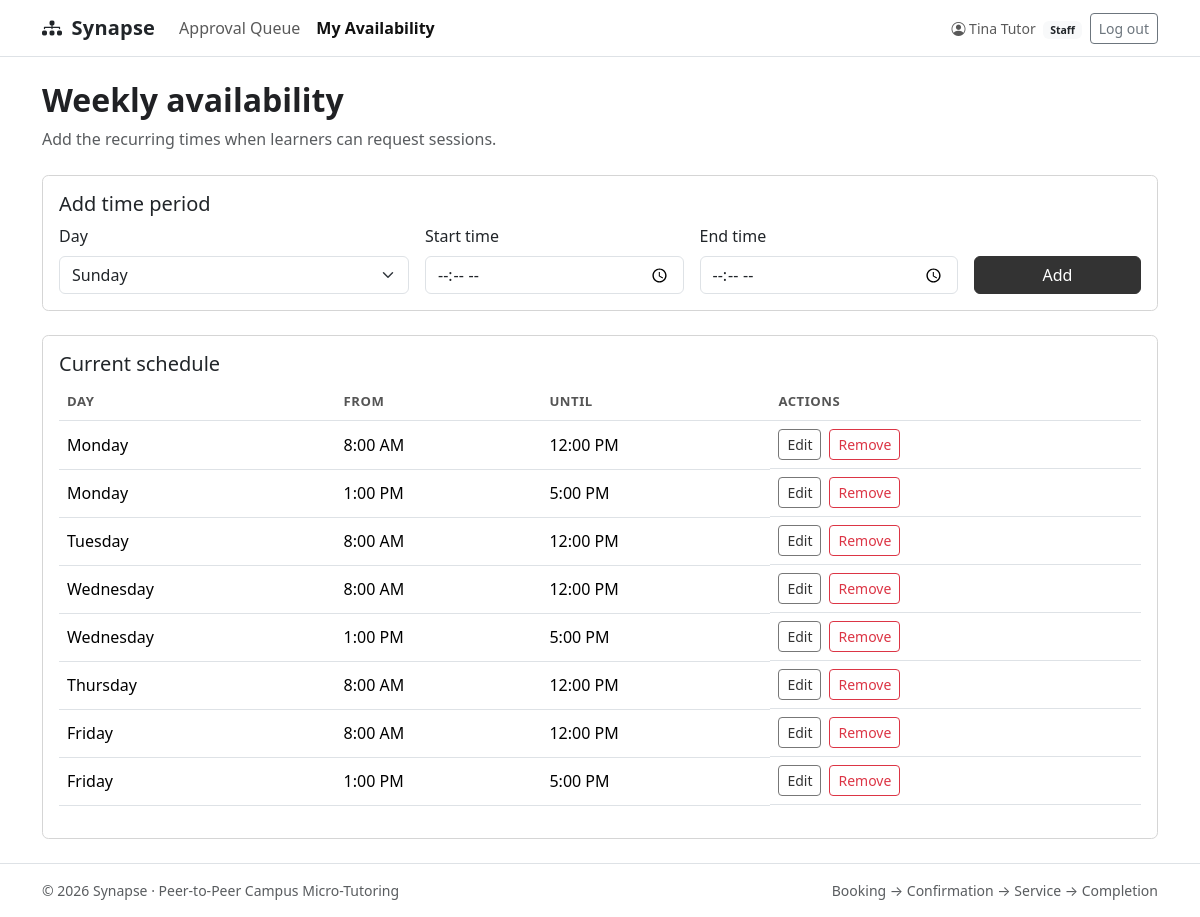
Screenshot of /staff/schedule.php (signed in) with the database file from the repository.
### tables this page shows
CREATE TABLE IF NOT EXISTS users (
    id INT AUTO_INCREMENT PRIMARY KEY,
    full_name VARCHAR(100) NOT NULL,
    email VARCHAR(150) NOT NULL UNIQUE,
    password_hash VARCHAR(255) NOT NULL,
    role ENUM('admin', 'staff', 'user') NOT NULL DEFAULT 'user',
    is_verified TINYINT(1) NOT NULL DEFAULT 1,
    verification_token CHAR(32) NULL,
    token_expires_at DATETIME NULL,
    created_at TIMESTAMP NOT NULL DEFAULT CURRENT_TIMESTAMP
);

CREATE TABLE IF NOT EXISTS tutor_schedules (
    id INT AUTO_INCREMENT PRIMARY KEY,
    tutor_id INT NOT NULL,
    day_of_week TINYINT NOT NULL,
    start_time TIME NOT NULL,
    end_time TIME NOT NULL,
    is_available TINYINT NOT NULL DEFAULT 1,
    CONSTRAINT fk_schedule_tutor FOREIGN KEY (tutor_id) REFERENCES users(id) ON DELETE CASCADE,
    CONSTRAINT chk_schedule_day CHECK (day_of_week BETWEEN 0 AND 6),
    CONSTRAINT chk_schedule_time CHECK (end_time > start_time),
    UNIQUE KEY uq_schedule (tutor_id, day_of_week, start_time, end_time)
);

### config/env.php (called while the page is built, shortened)
<?php
function project_env(string $key, string $default = ''): string
{
    $value = $_ENV[$key] ?? getenv($key);
    return ($value === false || $value === null || $value === '') ? $default : (string) $value;
}

### includes/functions.php (called while the page is built, shortened)
<?php
require_once __DIR__ . '/../config/env.php';
require_once __DIR__ . '/../config/database.php';
function db(): mysqli
{
    global $conn;
    return $conn;
}
function e(mixed $value): string
{
    return htmlspecialchars((string) $value, ENT_QUOTES | ENT_SUBSTITUTE, 'UTF-8');
}
function url(string $path = ''): string
{
    return rtrim(project_env('APP_URL', 'http://localhost/Synapse'), '/') . '/' . ltrim($path, '/');
}
function current_user(): ?array
{
    return $_SESSION['user'] ?? null;
}
function dashboard_for(string $role): string
{
    if ($role === 'staff') return 'staff/dashboard.php';
    return 'user/dashboard.php';
}
function require_role(string|array $roles): array
{
    $user = current_user();
    $stmt = db()->prepare('SELECT full_name, email, role, is_verified FROM users WHERE id = ?');
    $stmt->bind_param('i', $user['id']);
    $stmt->execute();
    $account = $stmt->get_result()->fetch_assoc();
    $user = $_SESSION['user'];
    return $user;
}
function day_name(int $day): string
{
    return ['Sunday', 'Monday', 'Tuesday', 'Wednesday', 'Thursday', 'Friday', 'Saturday'][$day] ?? 'Unknown';
}
function format_time(string $time): string
{
    return date('g:i A', strtotime($time));
}

### staff/schedule.php (the view, shortened to what this page needs)
<?php
require_once __DIR__ . '/../includes/functions.php';
$tutor = require_role('staff');
$editing = null;
$stmt = db()->prepare('SELECT id, day_of_week, start_time, end_time FROM tutor_schedules WHERE tutor_id = ? AND is_available = 1 ORDER BY day_of_week, start_time');
$stmt->bind_param('i', $tutor['id']);
$stmt->execute();
$slots = $stmt->get_result();
require __DIR__ . '/../includes/header.php';
?>
<div class="mb-4"><h1 class="page-heading h2">Weekly availability</h1><p class="text-muted mb-0">Add the recurring times when learners can request sessions.</p></div>
<div class="card mb-4"><div class="card-body"><h2 class="h5"><?= $editing ? 'Edit time period' : 'Add time period' ?></h2><form method="post" class="row g-3 align-items-end"><?= csrf_field() ?><input type="hidden" name="action" value="save"><input type="hidden" name="id" value="<?= (int) ($editing['id'] ?? 0) ?>"><div class="col-md-4"><label class="form-label">Day</label><select class="form-select" name="day_of_week"><?php for ($day = 0; $day <= 6; $day++): ?><option value="<?= $day ?>" <?= $editing && (int) $editing['day_of_week'] === $day ? 'selected' : '' ?>><?= e(day_name($day)) ?></option><?php endfor; ?></select></div><div class="col-md-3"><label class="form-label">Start time</label><input class="form-control" type="time" name="start_time" value="<?= e(isset($editing['start_time']) ? substr($editing['start_time'], 0, 5) : '') ?>" required></div><div class="col-md-3"><label class="form-label">End time</label><input class="form-control" type="time" name="end_time" value="<?= e(isset($editing['end_time']) ? substr($editing['end_time'], 0, 5) : '') ?>" required></div><div class="col-md-2"><button class="btn btn-primary w-100" type="submit"><?= $editing ? 'Save changes' : 'Add' ?></button><?php if ($editing): ?><a class="btn btn-link w-100" href="<?= e(url('staff/schedule.php')) ?>">Cancel</a><?php endif; ?></div></form></div></div>
<div class="card"><div class="card-body"><h2 class="h5">Current schedule</h2><?php if ($slots->num_rows === 0): ?><p class="text-muted mb-0">No availability posted.</p><?php else: ?><div class="table-responsive"><table class="table align-middle"><thead><tr><th>Day</th><th>From</th><th>Until</th><th>Actions</th></tr></thead><tbody><?php while ($slot = $slots->fetch_assoc()): ?><tr><td><?= e(day_name((int) $slot['day_of_week'])) ?></td><td><?= e(format_time($slot['start_time'])) ?></td><td><?= e(format_time($slot['end_time'])) ?></td><td class="d-flex gap-2"><a class="btn btn-sm btn-outline-primary" href="<?= e(url('staff/schedule.php?edit=' . (int) $slot['id'])) ?>">Edit</a><form method="post" data-confirm="Remove this weekly availability?"><?= csrf_field() ?><input type="hidden" name="action" value="delete"><input type="hidden" name="id" value="<?= (int) $slot['id'] ?>"><button class="btn btn-sm btn-outline-danger" type="submit">Remove</button></form></td></tr><?php endwhile; ?></tbody></table></div><?php endif; ?></div></div>
<?php require __DIR__ . '/../includes/footer.php'; ?>

### includes/header.php (shortened to what this page needs)
<?php
$loggedInUser = current_user();
$currentPath = $_SERVER['SCRIPT_NAME'] ?? '';
$nav = [];
if ($loggedInUser) {
    if ($loggedInUser['role'] === 'admin') {
        $nav = ['admin/dashboard.php' => 'Dashboard', 'admin/users.php' => 'Users', 'admin/tutor_applications.php' => 'Tutor Applications', 'admin/courses.php' => 'Courses', 'admin/appointments.php' => 'Appointments', 'admin/activity_logs.php' => 'Activity Logs', 'admin/reports.php' => 'Reports'];
    } elseif ($loggedInUser['role'] === 'staff') {
        $nav = ['staff/dashboard.php' => 'Approval Queue', 'staff/schedule.php' => 'My Availability'];
    } else {
        $nav = ['user/dashboard.php' => 'My Sessions', 'user/tutors.php' => 'Find a Tutor', 'user/book_appointment.php' => 'Book Session', 'user/tutor_application.php' => 'Apply as Tutor'];
    }
}
?>
<!doctype html>
<html lang="en">
<head>
    <link href="https://cdn.jsdelivr.net/npm/bootstrap@5.3.3/dist/css/bootstrap.min.css" rel="stylesheet">
    <link href="https://cdn.jsdelivr.net/npm/bootstrap-icons@1.11.3/font/bootstrap-icons.min.css" rel="stylesheet">
    <link href="<?= e(url('assets/css/style.css')) ?>" rel="stylesheet">
</head>
<body class="d-flex flex-column min-vh-100">
<nav class="navbar navbar-expand-lg navbar-light bg-white border-bottom no-print">
    <div class="container">
        <a class="navbar-brand fw-bold text-dark" href="<?= e(url($loggedInUser ? dashboard_for($loggedInUser['role']) : 'index.php')) ?>"><i class="bi bi-diagram-3-fill me-1"></i> Synapse</a>
        <div class="collapse navbar-collapse" id="mainNav">
            <ul class="navbar-nav me-auto">
                <?php foreach ($nav as $path => $label): ?><li class="nav-item"><a class="nav-link <?= str_ends_with($currentPath, $path) ? 'active' : '' ?>" href="<?= e(url($path)) ?>"><?= e($label) ?></a></li><?php endforeach; ?>
            </ul>
            <ul class="navbar-nav align-items-lg-center gap-lg-2">
                <?php if ($loggedInUser): ?>
                    <li class="nav-item"><span class="navbar-text small"><i class="bi bi-person-circle"></i> <?= e($loggedInUser['full_name']) ?> <span class="badge bg-light text-dark ms-1"><?= e(ucfirst($loggedInUser['role'])) ?></span></span></li>
                    <li class="nav-item"><form method="post" action="<?= e(url('logout.php')) ?>" class="d-inline"><?= csrf_field() ?><button class="btn btn-outline-secondary btn-sm mt-2 mt-lg-0" type="submit">Log out</button></form></li>
                <?php endif; ?>
            </ul>
        </div>
    </div>
</nav>
<main class="container py-4 flex-grow-1">

### assets/css/style.css (style rules this page uses)
:root { --bs-primary: #333; --bs-primary-rgb: 51, 51, 51; --synapse-primary: #333; --synapse-dark: #111; }
body { background: #fff; color: #202124; }
.btn-synapse, .btn-primary { --bs-btn-color: #fff; --bs-btn-bg: #333; --bs-btn-border-color: #333; --bs-btn-hover-bg: #111; --bs-btn-hover-border-color: #111; --bs-btn-active-bg: #111; --bs-btn-active-border-color: #111; }
.btn-outline-primary { --bs-btn-color: #333; --bs-btn-border-color: #777; --bs-btn-hover-color: #fff; --bs-btn-hover-bg: #333; --bs-btn-hover-border-color: #333; }
.navbar-brand { letter-spacing: .01em; }
.navbar .nav-link.active { color: #111; font-weight: 600; }
.card { border: 1px solid #d5d5d5; border-radius: .4rem; box-shadow: none; }
.page-heading { font-weight: 700; }
.table thead th { color: #555; font-size: .82rem; text-transform: uppercase; letter-spacing: .04em; }

### rows the page displays
users: full_name "Tina Tutor", role "Staff"
tutor_schedules: day_of_week "Monday", start_time "8:00 AM", end_time "12:00 PM"
tutor_schedules: day_of_week "Monday", start_time "1:00 PM", end_time "5:00 PM"
tutor_schedules: day_of_week "Tuesday", start_time "8:00 AM", end_time "12:00 PM"
tutor_schedules: day_of_week "Wednesday", start_time "8:00 AM", end_time "12:00 PM"
tutor_schedules: day_of_week "Wednesday", start_time "1:00 PM", end_time "5:00 PM"
tutor_schedules: day_of_week "Thursday", start_time "8:00 AM", end_time "12:00 PM"
tutor_schedules: day_of_week "Friday", start_time "8:00 AM", end_time "12:00 PM"
tutor_schedules: day_of_week "Friday", start_time "1:00 PM", end_time "5:00 PM"

### other values shown
$label "Approval Queue"
$label "My Availability"
form field day_of_week "Sunday"
